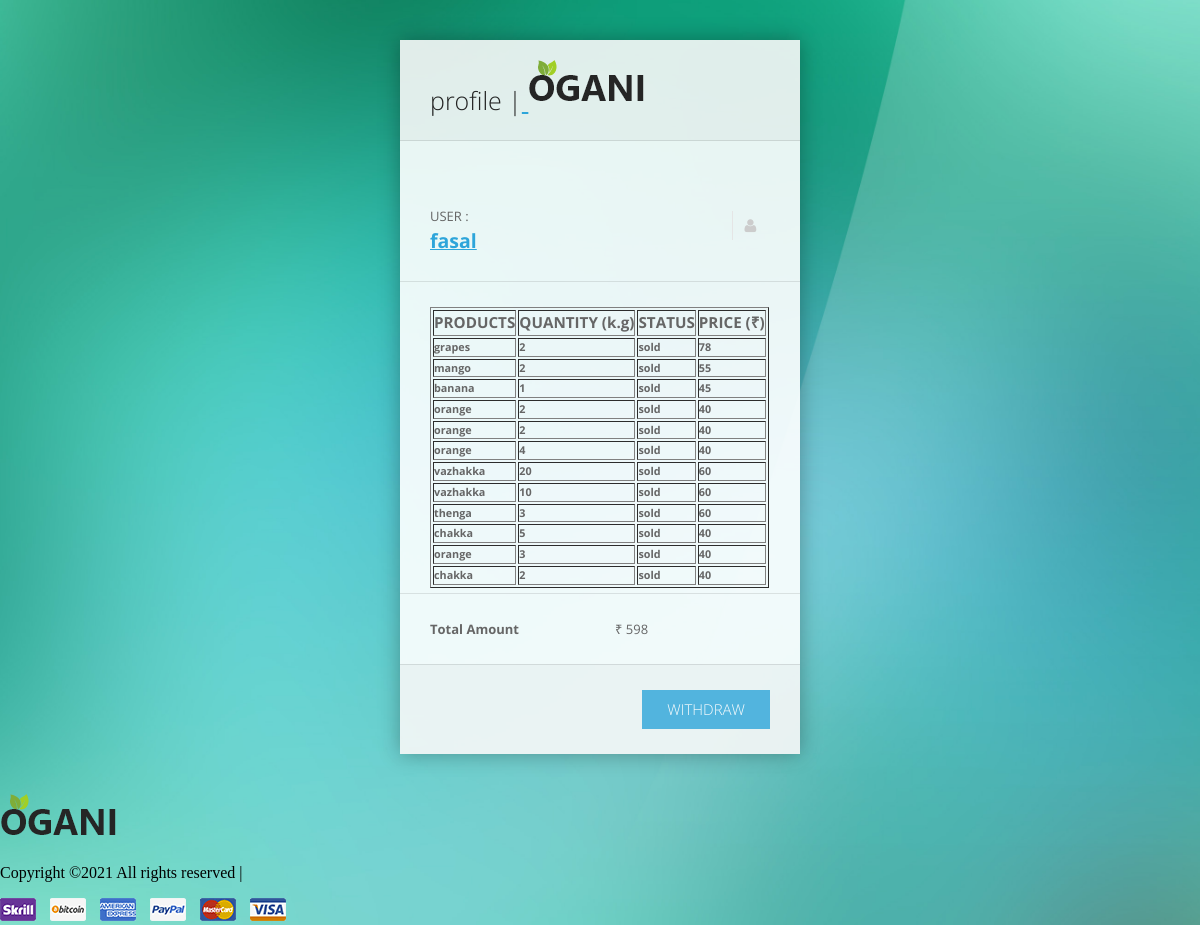
Screenshot of /profile1 (signed in) with the database file from the repository.
### home/models.py (models this page shows)
class CustomUser(AbstractUser):
    type = models.CharField(max_length=200, null=True)

class profile(models.Model):
    username=models.CharField(max_length=200)
    productname = models.CharField(max_length=200)
    quantity = models.IntegerField(null=True)
    status=models.CharField(max_length=100)
    price=models.IntegerField(null=True)
    totalamount=models.IntegerField(null=True)

### home/views.py (the view)
# urls.py: path('profile1',views.profile1,name='profile1'),
@login_required
def profile1(reguest):
    instance = profile.objects.filter(username=reguest.user.username)
    amt=0
    for instance1 in instance:
        amt +=instance1.price
    context={
        'instance':instance,
        'amount':amt
    }
    return render(reguest, 'profile.html',context)

### templates/profile.html (shortened to what this page needs)
<!DOCTYPE html>
{% load static %}
<html>
<head>
		<link rel="stylesheet" href="{%static 'profilestatic/css/demo.css' %}">
		<link rel="stylesheet" href="{%static 'profilestatic/css/sky-forms.css' %}">
	</head>
	<body class="bg-cyan">
		<div class="body body-s">
			<form action="#" class="sky-form">
				<div>
					<div>
				        <header> profile        |<a> <img src="{%static 'img/logo.png' %}"> </a> </header>
					</div>
				</div>
				<fieldset>
					<section>
					</section>
						<section>
							<label class="input">
							<i class="icon-append icon-user"></i>
								<label> USER :</label>
								<h2><a href="#">{{ request.user.username}}</a></h2>
						</label>
						</section>
				</fieldset>
				<fieldset>
					<table border="1px">
						<thead>
						<tr>
							<th><h3> PRODUCTS </h3></th>
							<th><h3> QUANTITY (k.g)</h3></th>
							<th><h3> STATUS </h3></th>
							<th><h3> PRICE (₹)</h3></th>
						</tr>
						</thead>
						<tbody>
						{% for data in instance %}
						<tr>
							<td>
								<h5>{{data.productname}}</h5>
							</td>
							<td>
								<h5>{{data.quantity}}</h5>
							</td>
							<td>
								<h5> {{data.status}}</h5>
							</td>
							<td>
								<h5>{{data.price}} </h5>
							</td>
						</tr>
						{% endfor %}
						</tbody>
					</table>
				</fieldset>
				<fieldset>
					<div class="row">
						<section class="col col-6">
							<label class="input">
								<h4>Total Amount </h4>
							</label>
						</section>
						<section class="col col-6">
							<label class="input">
								<span>₹ {{amount}}</span>
							</label>
						</section>
					</div>
				</fieldset>
				<footer>
					<button type="submit" class="button">WITHDRAW</button>
				</footer>
			</form>
		</div>
<footer class="footer spad">
<div class="container">
<div class="row">
<div class="col-lg-3 col-md-6 col-sm-6">
<div class="footer__about">
<div class="footer__about__logo">
<a href="{%url 'index' %}"><img src="{%static 'img/logo.png' %}" alt=""></a>
</div>
<div class="row">
<div class="col-lg-12">
<div class="footer__copyright">
<div class="footer__copyright__text"><p>
Copyright &copy; All rights reserved |
</p></div>
<div class="footer__copyright__payment"><img src="{%static 'img/payment-item.png' %}" alt=""></div>
</div>
</div>
</div>
</div>
</div>
</div>
</div>
</footer>
</body>
</html>

### static/profilestatic/css/demo.css (style rules this page uses)
html, body { margin: 0; padding: 0; background-attachment: fixed; background-position: 50% 50%; background-size: cover; }
a { text-decoration: underline; }
.bg-cyan { background-image: url(../img/bg-cyan.jpg); }
.body { max-width: 600px; margin: 0 auto; padding: 40px; }
.body-s { max-width: 400px; }

### static/profilestatic/css/sky-forms.css (style rules this page uses)
.sky-form { margin: 0; outline: none; box-shadow: 0 0 20px rgba(0,0,0,.3); font: 13px/1.55 'Open Sans', Helvetica, Arial, sans-serif; color: #666; }
.sky-form * { margin: 0; padding: 0; }
.sky-form header { display: block; padding: 20px 30px; border-bottom: 1px solid rgba(0,0,0,.1); background: rgba(248,248,248,.9); font-size: 25px; font-weight: 300; color: #232323; }
.sky-form fieldset { display: block; padding: 25px 30px 5px; border: none; background: rgba(255,255,255,.9); }
.sky-form fieldset + fieldset { border-top: 1px solid rgba(0,0,0,.1); }
.sky-form section { margin-bottom: 20px; }
.sky-form footer { display: block; padding: 15px 30px 25px; border-top: 1px solid rgba(0,0,0,.1); background: rgba(248,248,248,.9); }
.sky-form footer:after { content: ''; display: table; clear: both; }
.sky-form a { color: #2da5da; }
.sky-form .input, .sky-form .select, .sky-form .textarea, .sky-form .radio, .sky-form .checkbox, .sky-form .toggle, .sky-form .button { position: relative; display: block; }
.sky-form .button { float: right; height: 39px; overflow: hidden; margin: 10px 0 0 20px; padding: 0 25px; outline: none; border: 0; font: 300 15px/39px 'Open Sans', Helvetica, Arial, sans-serif; text-decoration: none; color: #fff; cursor: pointer; }
.icon-user:before { content: "\f007"; }
.sky-form [class^="icon-"] { font-family: FontAwesome; font-style: normal; font-weight: normal; -webkit-font-smoothing: antialiased; }
.sky-form .icon-append, .sky-form .icon-prepend { position: absolute; top: 5px; width: 29px; height: 29px; font-size: 15px; line-height: 29px; text-align: center; }
.sky-form .icon-append { right: 5px; padding-left: 3px; border-left-width: 1px; border-left-style: solid; }
.sky-form .row { margin: 0 -15px; }
.sky-form .row:after { content: ''; display: table; clear: both; }
.sky-form .col { float: left; min-height: 1px; padding-right: 15px; padding-left: 15px; box-sizing: border-box; -moz-box-sizing: border-box; }
.sky-form .col-6 { width: 50%; }
.sky-form .input input, .sky-form .select select, .sky-form .textarea textarea, .sky-form .radio i, .sky-form .checkbox i, .sky-form .toggle i, .sky-form .icon-append, .sky-form .icon-prepend { border-color: #e5e5e5; transition: border-color 0.3s; -o-transition: border-color 0.3s; -ms-transition: border-color 0.3s; -moz-transition: border-color 0.3s; -webkit-transition: border-color 0.3s; }
.sky-form .button { background-color: #2da5da; opacity: 0.8; transition: opacity 0.2s; -o-transition: opacity 0.2s; -ms-transition: opacity 0.2s; -moz-transition: opacity 0.2s; -webkit-transition: opacity 0.2s; }
.sky-form .icon-append, .sky-form .icon-prepend { color: #ccc; }

### rows the page displays
CustomUser: user.username "fasal"
profile: productname "grapes", quantity "2", status "sold", price "78"
profile: productname "mango", quantity "2", status "sold", price "55"
profile: productname "banana", quantity "1", status "sold", price "45"
profile: productname "orange", quantity "2", status "sold", price "40"
profile: productname "orange", quantity "2", status "sold", price "40"
profile: productname "orange", quantity "4", status "sold", price "40"
profile: productname "vazhakka", quantity "20", status "sold", price "60"
profile: productname "vazhakka", quantity "10", status "sold", price "60"
profile: productname "thenga", quantity "3", status "sold", price "60"
profile: productname "chakka", quantity "5", status "sold", price "40"
profile: productname "orange", quantity "3", status "sold", price "40"
profile: productname "chakka", quantity "2", status "sold", price "40"

### other values shown
{{ amount }} "598"
